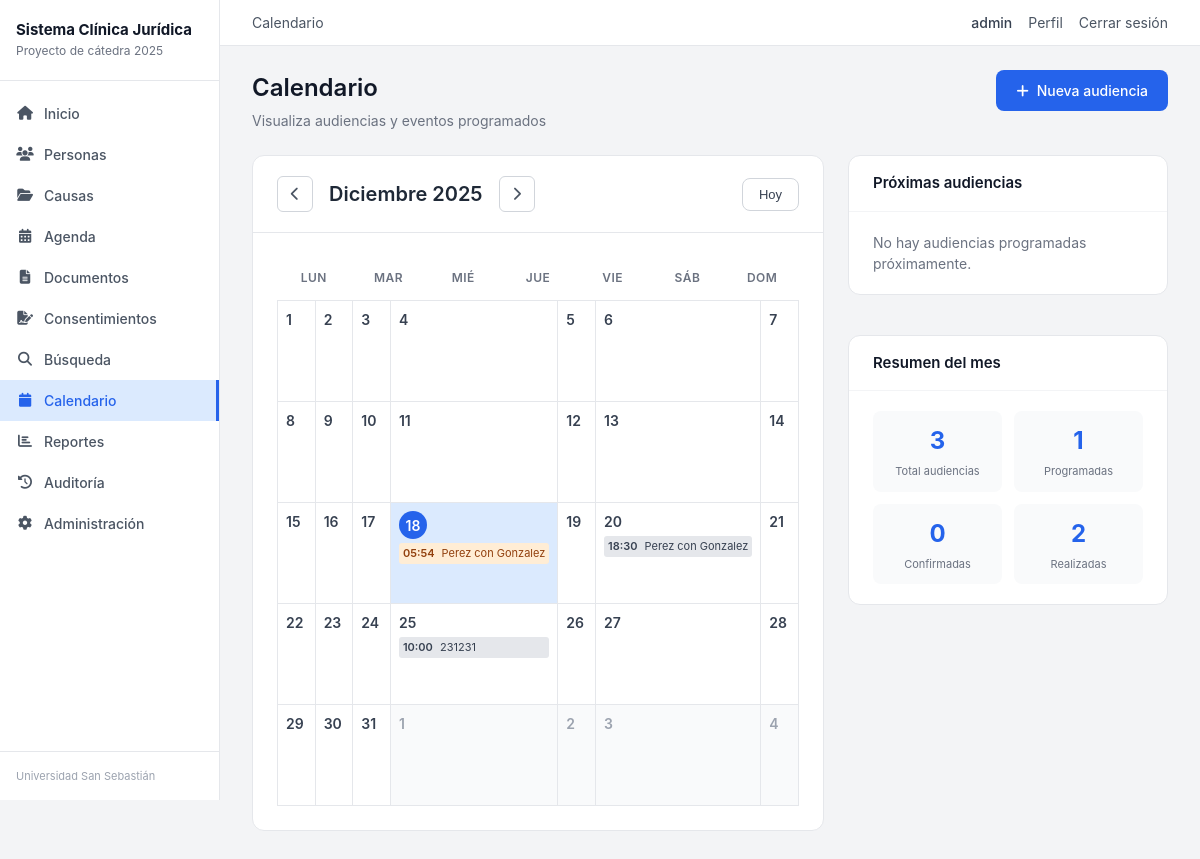
The app's page /calendario/ (signed in), older data.
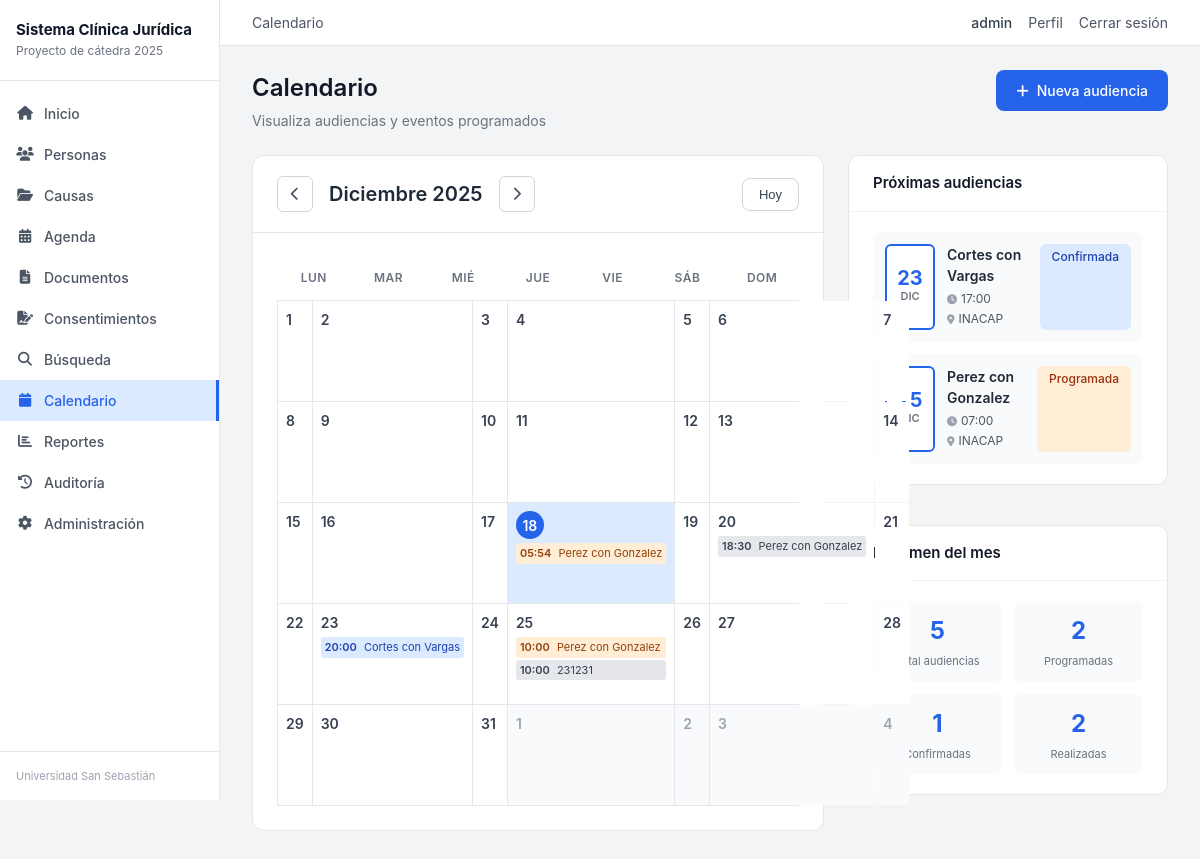
The same page, newer data.
### apps/gestion/models.py (models this page shows, shortened)
class Causa(models.Model):
    rit = models.CharField(
        'RIT',
        max_length=20,
        blank=True,
        validators=[validar_rit],
        help_text='Formato: C-1234-2024'
    )
    ruc = models.CharField(
        'RUC',
        max_length=20,
        blank=True,
        validators=[validar_ruc],
        help_text='Formato: 2400123456-7'
    )
    tribunal = models.ForeignKey(
        Tribunal,
        on_delete=models.PROTECT,
        related_name='causas',
        verbose_name='Tribunal'
    )
    materia = models.ForeignKey(
        Materia,
        on_delete=models.PROTECT,
        related_name='causas',
        verbose_name='Materia'
    )
    caratula = models.CharField(max_length=200, verbose_name='Carátula')
    descripcion = models.TextField(
        'Descripción del caso',
        blank=True,
        help_text='Antecedentes y contexto del caso'
    )
    observaciones = models.TextField(
        'Observaciones internas',
        blank=True,
        help_text='Notas internas para el equipo de la clínica jurídica'
    )
    estado = models.ForeignKey(
        EstadoCausa,
        on_delete=models.PROTECT,
        related_name='causas',
        verbose_name='Estado'
    )
    fecha_creacion = models.DateField(auto_now_add=True, verbose_name='Fecha de creación')
    responsable = models.ForeignKey(
        User,
        on_delete=models.SET_NULL,
        null=True,
        blank=True,
        related_name='causas',
        verbose_name='Responsable'
    )
    class Meta:
        ordering = ['-fecha_creacion']
        verbose_name = 'Causa'
        verbose_name_plural = 'Causas'
        indexes = [
            models.Index(fields=['rit'], name='causa_rit_idx'),
            models.Index(fields=['ruc'], name='causa_ruc_idx'),
            models.Index(fields=['caratula'], name='causa_caratula_idx'),
            models.Index(fields=['estado'], name='causa_estado_idx'),
            models.Index(fields=['tribunal'], name='causa_tribunal_idx'),
            models.Index(fields=['materia'], name='causa_materia_idx'),
            models.Index(fields=['responsable'], name='causa_responsable_idx'),
            models.Index(fields=['fecha_creacion'], name='causa_fecha_idx'),
            models.Index(fields=['-fecha_creacion'], name='causa_fecha_desc_idx'),
        ]

class Audiencia(models.Model):
    TIPO_EVENTO_CHOICES = [
        ('AUDIENCIA_JUDICIAL', 'Audiencia judicial'),
        ('ENTREVISTA_CLIENTE', 'Entrevista con cliente'),
        ('REUNION_EQUIPO', 'Reunión de equipo'),
        ('REUNION_SUPERVISOR', 'Reunión con supervisor'),
        ('COMPARENDO', 'Comparendo'),
        ('MEDIACION', 'Mediación'),
        ('OTRO', 'Otro'),
    ]
    ESTADO_CHOICES = [
        ('PROGRAMADA', 'Programada'),
        ('CONFIRMADA', 'Confirmada'),
        ('REALIZADA', 'Realizada'),
        ('SUSPENDIDA', 'Suspendida'),
        ('REPROGRAMADA', 'Reprogramada'),
        ('CANCELADA', 'Cancelada'),
    ]
    causa = models.ForeignKey(
        Causa,
        on_delete=models.CASCADE,
        related_name='audiencias',
        verbose_name='Causa'
    )
    audiencia_anterior = models.ForeignKey(
        'self',
        on_delete=models.SET_NULL,
        null=True,
        blank=True,
        related_name='reprogramaciones',
        verbose_name='Audiencia anterior',
        help_text='Si es reprogramación, indicar la audiencia original'
    )
    tipo_evento = models.CharField(
        max_length=20,
        choices=TIPO_EVENTO_CHOICES,
        default='AUDIENCIA_JUDICIAL',
        verbose_name='Tipo de evento'
    )
    fecha_hora = models.DateTimeField(verbose_name='Fecha y hora')
    duracion_estimada = models.PositiveIntegerField(
        default=60,
        verbose_name='Duración estimada (minutos)'
    )
    lugar = models.CharField(
        max_length=200,
        blank=True,
        null=True,
        verbose_name='Lugar'
    )
    sala = models.CharField(
        max_length=50,
        blank=True,
        null=True,
        verbose_name='Sala',
        help_text='Número de sala si aplica'
    )
    estado = models.CharField(
        max_length=20,
        choices=ESTADO_CHOICES,
        default='PROGRAMADA',
        verbose_name='Estado'
    )
    motivo_suspension = models.TextField(
        blank=True,
        null=True,
        verbose_name='Motivo de suspensión/reprogramación'
    )
    asistio_cliente = models.BooleanField(
        default=False,
        verbose_name='¿Asistió el cliente?'
    )
    asistio_estudiante = models.BooleanField(
        default=False,
        verbose_name='¿Asistió el estudiante?'
    )
    asistio_supervisor = models.BooleanField(
        default=False,
        verbose_name='¿Asistió el supervisor?'
    )
    resultado = models.TextField(
        blank=True,
        null=True,
        verbose_name='Resultado',
        help_text='Descripción de lo ocurrido en la audiencia'
    )
    recordatorio_enviado = models.BooleanField(
        default=False,
        verbose_name='Recordatorio enviado'
    )
    fecha_recordatorio = models.DateTimeField(
        blank=True,
        null=True,
        verbose_name='Fecha de envío de recordatorio'
    )
    observaciones = models.TextField(
        blank=True,
        null=True,
        verbose_name='Observaciones'
    )
    creado_por = models.ForeignKey(
        User,
        on_delete=models.SET_NULL,
        null=True,
        blank=True,
        related_name='audiencias_creadas',
        verbose_name='Creado por'
    )
    fecha_creacion = models.DateTimeField(
        auto_now_add=True,
        verbose_name='Fecha de creación'
    )
    fecha_modificacion = models.DateTimeField(
        auto_now=True,
        verbose_name='Última modificación'
    )
    class Meta:
        ordering = ['-fecha_hora']
        verbose_name = 'Audiencia'
        verbose_name_plural = 'Audiencias'
        indexes = [
            models.Index(fields=['causa'], name='audiencia_causa_idx'),
            models.Index(fields=['fecha_hora'], name='audiencia_fecha_idx'),
            models.Index(fields=['-fecha_hora'], name='audiencia_fecha_desc_idx'),
            models.Index(fields=['estado'], name='audiencia_estado_idx'),
            models.Index(fields=['tipo_evento'], name='audiencia_tipo_idx'),
            models.Index(fields=['fecha_hora', 'estado'], name='audiencia_fecha_estado_idx'),
        ]

### apps/gestion/views.py (the view)
# urls.py: path('calendario/', views.calendario, name='calendario'),
@login_required
def calendario(request):
    import calendar
    from calendar import monthrange
    from django.utils import timezone
    mes_param = request.GET.get('mes', '')
    if mes_param:
        try:
            year, month = map(int, mes_param.split('-'))
            fecha_actual = date(year, month, 1)
        except:
            fecha_actual = date.today().replace(day=1)
    else:
        fecha_actual = date.today().replace(day=1)
    if fecha_actual.month == 1:
        mes_anterior = date(fecha_actual.year - 1, 12, 1)
    else:
        mes_anterior = date(fecha_actual.year, fecha_actual.month - 1, 1)
    if fecha_actual.month == 12:
        mes_siguiente = date(fecha_actual.year + 1, 1, 1)
    else:
        mes_siguiente = date(fecha_actual.year, fecha_actual.month + 1, 1)
    audiencias_mes = Audiencia.objects.select_related(
        'causa', 'causa__tribunal'
    ).filter(
        fecha_hora__year=fecha_actual.year,
        fecha_hora__month=fecha_actual.month
    ).order_by('fecha_hora')
    audiencias_por_dia = {}
    for aud in audiencias_mes:
        dia = aud.fecha_hora.day
        if dia not in audiencias_por_dia:
            audiencias_por_dia[dia] = []
        audiencias_por_dia[dia].append({
            'id': aud.id,
            'hora': aud.fecha_hora.strftime('%H:%M'),
            'tipo': aud.get_tipo_evento_display(),
            'causa': str(aud.causa.caratula)[:30],
            'estado': aud.estado,
        })
    cal = calendar.Calendar(firstweekday=0)
    semanas = cal.monthdatescalendar(fecha_actual.year, fecha_actual.month)
    proximas = Audiencia.objects.select_related(
        'causa'
    ).filter(
        fecha_hora__gte=timezone.now(),
        estado__in=['PROGRAMADA', 'CONFIRMADA']
    ).order_by('fecha_hora')[:10]
    total_mes = audiencias_mes.count()
    programadas_mes = audiencias_mes.filter(estado='PROGRAMADA').count()
    confirmadas_mes = audiencias_mes.filter(estado='CONFIRMADA').count()
    realizadas_mes = audiencias_mes.filter(estado='REALIZADA').count()
    context = {
        'fecha_actual': fecha_actual,
        'mes_anterior': mes_anterior,
        'mes_siguiente': mes_siguiente,
        'semanas': semanas,
        'audiencias_por_dia': audiencias_por_dia,
        'proximas': proximas,
        'total_mes': total_mes,
        'programadas_mes': programadas_mes,
        'confirmadas_mes': confirmadas_mes,
        'realizadas_mes': realizadas_mes,
        'hoy': date.today(),
    }
    return render(request, 'gestion/calendario.html', context)

### apps/gestion/permissions.py (called while the page is built)
def obtener_rol_usuario(usuario):
    if not usuario.is_authenticated:
        return None
    if hasattr(usuario, 'perfil') and usuario.perfil:
        rol = usuario.perfil.rol
        return ROLES_ALIAS.get(rol, rol)
    return None

def obtener_permisos_usuario(usuario):
    if not usuario.is_authenticated:
        return {}
    if usuario.is_superuser:
        return {k: True for k in PERMISOS_POR_ROL['ADMIN'].keys()}
    rol = obtener_rol_usuario(usuario)
    if not rol:
        return {}
    return PERMISOS_POR_ROL.get(rol, {}).copy()

def es_admin(usuario):
    return usuario.is_superuser or obtener_rol_usuario(usuario) == 'ADMIN'

def es_externo(usuario):
    return obtener_rol_usuario(usuario) == 'EXTERNO'

def permisos_context_processor(request):
    if not request.user.is_authenticated:
        return {'permisos': {}, 'rol_usuario': None}
    return {
        'permisos': obtener_permisos_usuario(request.user),
        'rol_usuario': obtener_rol_usuario(request.user),
        'es_admin': es_admin(request.user),
        'es_externo': es_externo(request.user),
    }

### templates/gestion/calendario.html (shortened to what the changed rows need)
{% extends 'base.html' %}
{% block content %}
<div class="page-header-with-actions">
    <div class="page-header-left">
        <h1 class="page-title">Calendario</h1>
    </div>
</div>
<div class="calendar-layout">
    <div class="calendar-main">
        <div class="card">
            <div class="calendar-header">
                <div class="calendar-nav">
                    <h2 class="calendar-title">
                        {{ fecha_actual|date:"F Y" }}
                    </h2>
                </div>
            </div>
            <div class="calendar-grid">
                <div class="calendar-days">
                    {% for semana in semanas %}
                        {% for dia in semana %}
                        <div class="calendar-day {% if dia.month != fecha_actual.month %}other-month{% endif %} {% if dia == hoy %}today{% endif %}">
                            <div class="calendar-day-header">
                                <span class="calendar-day-number">{{ dia.day }}</span>
                            </div>
                            {% if dia.month == fecha_actual.month %}
                                {% for key, audiencias in audiencias_por_dia.items %}
                                    {% if key == dia.day %}
                                    <div class="calendar-day-events">
                                        {% for audiencia in audiencias %}
                                        <div class="calendar-event calendar-event-{{ audiencia.estado|lower }}">
                                            <span class="calendar-event-time">{{ audiencia.hora }}</span>
                                            <span class="calendar-event-title">{{ audiencia.causa }}</span>
                                        </div>
                                        {% endfor %}
                                    </div>
                                    {% endif %}
                                {% endfor %}
                            {% endif %}
                        </div>
                        {% endfor %}
                    {% endfor %}
                </div>
            </div>
        </div>
    </div>
    <div class="calendar-sidebar">
        <div class="card">
            <div class="card-body">
                {% if proximas %}
                <div class="upcoming-list">
                    {% for audiencia in proximas %}
                    <div class="upcoming-item">
                        <div class="upcoming-date">
                            <span class="upcoming-day">{{ audiencia.fecha_hora|date:"d" }}</span>
                            <span class="upcoming-month">{{ audiencia.fecha_hora|date:"M" }}</span>
                        </div>
                        <div class="upcoming-info">
                            <div class="upcoming-title">{{ audiencia.causa.caratula|truncatewords:5 }}</div>
                            <div class="upcoming-time">
                                <i class="fas fa-clock"></i> {{ audiencia.fecha_hora|date:"H:i" }}
                            </div>
                            <div class="upcoming-location">
                                <i class="fas fa-map-marker-alt"></i> {{ audiencia.lugar|default:"Por definir" }}
                            </div>
                        </div>
                        <span class="status-badge status-{% if audiencia.estado == 'PROGRAMADA' %}orange{% elif audiencia.estado == 'CONFIRMADA' %}blue{% else %}gray{% endif %}">
                            {{ audiencia.get_estado_display }}
                        </span>
                    </div>
                    {% endfor %}
                </div>
                {% else %}
                <p class="empty-message">No hay audiencias programadas próximamente.</p>
                {% endif %}
            </div>
        </div>
        <div class="card">
            <div class="card-body">
                <div class="calendar-stats">
                    <div class="calendar-stat">
                        <span class="calendar-stat-number">{{ total_mes }}</span>
                        <span class="calendar-stat-label">Total audiencias</span>
                    </div>
                    <div class="calendar-stat">
                        <span class="calendar-stat-number">{{ programadas_mes }}</span>
                        <span class="calendar-stat-label">Programadas</span>
                    </div>
                    <div class="calendar-stat">
                        <span class="calendar-stat-number">{{ confirmadas_mes }}</span>
                        <span class="calendar-stat-label">Confirmadas</span>
                    </div>
                </div>
            </div>
        </div>
    </div>
</div>
{% endblock %}

Row changes from the older to the newer data that the page shows:
added Causa: causa "Cortes con Vargas"
added Audiencia: fecha_hora "23", fecha_hora "DIC", causa.caratula "Cortes con Vargas", fecha_hora "17:00", lugar "INACAP", estado "Confirmada"
added Audiencia: fecha_hora "25", fecha_hora "DIC", causa.caratula "Perez con Gonzalez", fecha_hora "07:00", lugar "INACAP", estado "Programada"
Text that changed along with them:
{{ total_mes }}: "3" → "5"
{{ programadas_mes }}: "1" → "2"
{{ confirmadas_mes }}: "0" → "1"
new list line: "20:00 10:00"
new list line: "Perez con Gonzalez"
text no longer shown: "No hay audiencias programadas próximamente."
